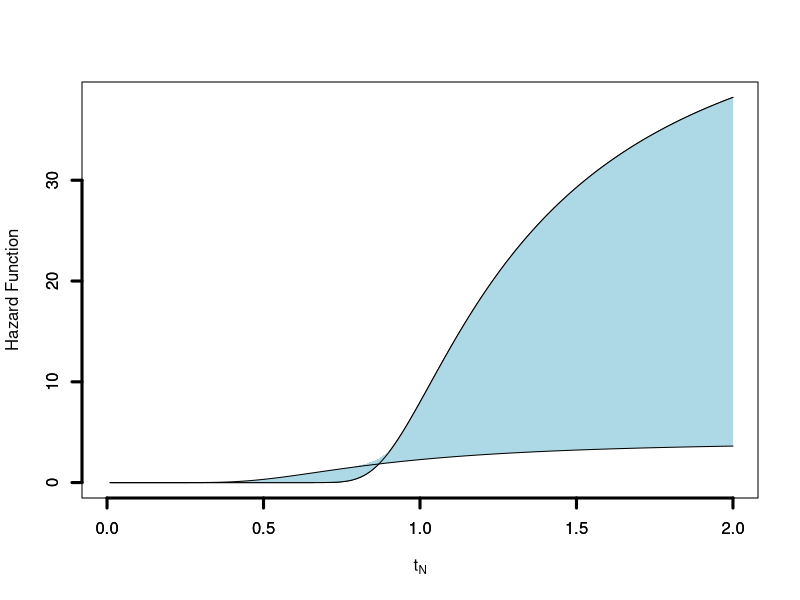

Source code (R):
# ------------------------------------------------------------------------
# Hazard Function Plot for the Neutrosophic Birnbaum-Saunders Distribution (NBSD)
# ------------------------------------------------------------------------

# -----------------------------
# Hazard Function Definition (H_N)
# -----------------------------
H_N <- function(t, a, b) { 
  # Compute numerator (PDF component)
  u <- (1 / sqrt(2 * pi)) * 
    exp(-1 / (2 * (a^2)) * (t / b + b / t - 2)) * 
    (t^(-3 / 2) * (t + b)) / (2 * a * sqrt(b))
  
  # Compute standard normal argument for denominator
  x <- (1 / a) * (sqrt(t / b) - sqrt(b / t))
  
  # Hazard function = PDF / (1 - CDF)
  hazard <- u / (1 - pnorm(x, mean = 0, sd = 1))
  
  return(hazard)
}

# -----------------------------
# Define Parameter Grid and Range
# -----------------------------
t <- seq(0, 2, 0.01)     # Grid of BS variable values
a_L <- 0.1               # Lower bound of alpha
a_U <- 0.35              # Upper bound of alpha
b_L <- 1.0               # Lower bound of beta
b_U <- 1.0               # Upper bound of beta

# -----------------------------
# Open Plot Window
# -----------------------------
windows(3, 3)            # For Windows OS users

# -----------------------------
# Compute Initial Hazard Function (Lower Bound)
# -----------------------------
y1 <- H_N(t, a_L, b_L)

# -----------------------------
# Find Max Y-Axis Limit for Plot Scaling
# -----------------------------
ff1 <- function(t) { H_N(t, a_L, b_L) }
ff2 <- function(t) { H_N(t, a_U, b_U) }
ans1 <- optimize(ff1, interval = c(0, 2), maximum = TRUE)
ans2 <- optimize(ff2, interval = c(0, 2), maximum = TRUE)
L <- max(ans1$objective, ans2$objective)  # Max hazard value

# -----------------------------
# Create Plot for Hazard Function
# -----------------------------
plot(t, y1, type = "l", 
     ylab = "Hazard Function", 
     xlab = expression(paste(t[N])), 
     ylim = c(0, L))
axis(side = 1, lwd = 3)
axis(side = 2, lwd = 3)

# -----------------------------
# Fill Neutrosophic Area Between Curves
# -----------------------------
for (b in seq(b_L, b_U, 0.05)) {
  for (a in seq(a_L, a_U, 0.05)) {
    y2 <- H_N(t, a, b)
    polygon(c(t, rev(t)), c(y2, rev(y1)), col = "lightblue", border = NA)
    y1 <- y2
  }
}

# -----------------------------
# Draw Outer Boundaries
# -----------------------------
y3 <- H_N(t, a_U, b_U)
polygon(c(t, rev(t)), c(y3, rev(y3)), lwd = 1, col = "lightblue")

y4 <- H_N(t, a_L, b_L)
polygon(c(t, rev(t)), c(y4, rev(y4)), lwd = 1, col = "lightblue")
